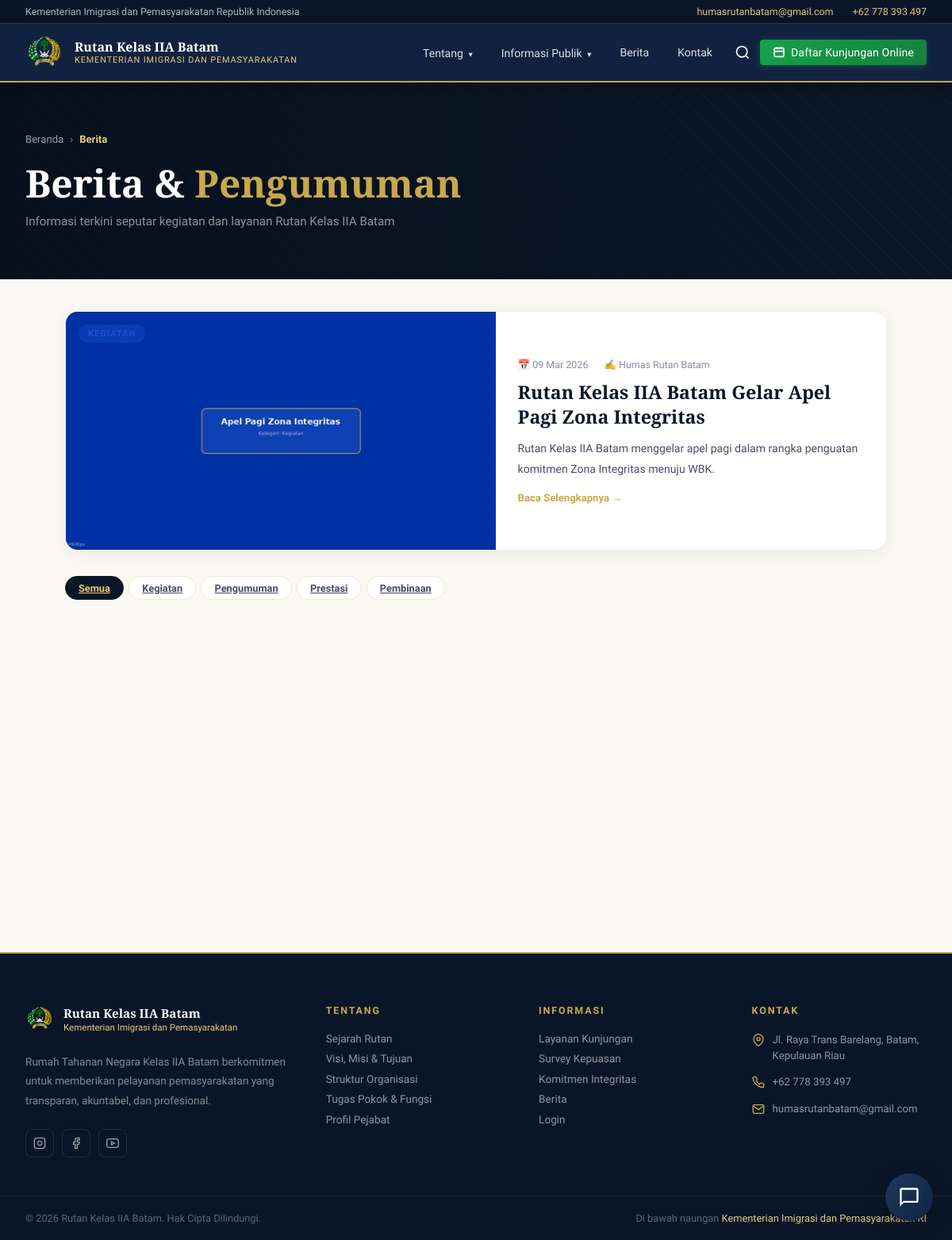
Screenshot of /pages/berita.php with the database file from the repository.
### tables this page shows
CREATE TABLE `berita` (
  `id`          INT AUTO_INCREMENT PRIMARY KEY,
  `judul`       VARCHAR(300) NOT NULL,
  `slug`        VARCHAR(320) NOT NULL UNIQUE,   
  `ringkasan`   TEXT,
  `isi`         LONGTEXT NOT NULL,
  `gambar`      VARCHAR(255),                   
  `kategori`    ENUM('kegiatan','pengumuman','prestasi','pembinaan') NOT NULL,
  `status`      ENUM('publish','draft') DEFAULT 'draft',
  `penulis`     VARCHAR(100) DEFAULT 'Humas Rutan Batam',
  `views`       INT DEFAULT 0,
  `tanggal`     DATE,
  `created_at`  TIMESTAMP DEFAULT CURRENT_TIMESTAMP,
  `updated_at`  TIMESTAMP DEFAULT CURRENT_TIMESTAMP ON UPDATE CURRENT_TIMESTAMP
);

### pages/berita.php (the view, shortened to what this page needs)
<?php
$db = getDB();
$kat    = $_GET['kategori'] ?? '';
$page   = max(1, (int)($_GET['page'] ?? 1));
$limit  = 6;
$offset = ($page - 1) * $limit;
$sql    = "SELECT * FROM berita WHERE status = 'publish'";
$params = [];
$sql .= " ORDER BY tanggal DESC LIMIT ? OFFSET ?";
$params[] = $limit; $params[] = $offset;
$stmt = $db->prepare($sql); $stmt->execute($params);
$beritaList = $stmt->fetchAll();
$featured = $db->query("SELECT * FROM berita WHERE status='publish' ORDER BY tanggal DESC LIMIT 1")->fetch();
function gambarBerita($gambar, $fallback='berita-1.jpg') {
    if (!$gambar) return BASE_URL . '/images/' . $fallback;
    $path = __DIR__ . '/../backend/uploads/berita/' . $gambar;
    return file_exists($path) ? BASE_URL . '/backend/uploads/berita/' . htmlspecialchars($gambar) : BASE_URL . '/images/' . htmlspecialchars($gambar);
}
function tgl($d) { return $d ? date('d M Y', strtotime($d)) : '-'; }
include __DIR__ . '/../header.php';
?>
<div class="page-header">
  <div class="page-header-overlay"></div>
  <div class="page-header-inner">
    <div class="breadcrumb">
      <a href="<?= BASE_URL ?>/index.php">Beranda</a>
      <span>›</span>
      <span class="breadcrumb-active">Berita</span>
    </div>
    <h1 class="berita-header-title">Berita &amp; <span>Pengumuman</span></h1>
    <p class="berita-header-sub">Informasi terkini seputar kegiatan dan layanan Rutan Kelas IIA Batam</p>
  </div>
</div>
<main class="berita-main">
  <div class="berita-container">
    <?php if ($featured && !$kat && $page == 1): ?>
    <a href="<?= BASE_URL ?>/detail-berita?slug=<?= urlencode($featured['slug']) ?>" class="berita-featured">
      <div class="featured-img-wrap">
        <img src="<?= gambarBerita($featured['gambar']) ?>" alt="<?= htmlspecialchars($featured['judul']) ?>"
          onerror="this.parentElement.classList.add('img-fallback')"/>
        <span class="featured-kat cat-<?= $featured['kategori'] ?>"><?= ucfirst($featured['kategori']) ?></span>
      </div>
      <div class="featured-body">
        <div class="featured-meta">
          <span>📅 <?= tgl($featured['tanggal']) ?></span>
          <span>✍️ <?= htmlspecialchars($featured['penulis'] ?? 'Humas Rutan Batam') ?></span>
        </div>
        <h2 class="featured-judul"><?= htmlspecialchars($featured['judul']) ?></h2>
        <p class="featured-ringkasan"><?= htmlspecialchars($featured['ringkasan'] ?? '') ?></p>
        <span class="featured-more">Baca Selengkapnya →</span>
      </div>
    </a>
    <?php endif; ?>
    <div class="berita-right">
      <div class="berita-toolbar">
        <div class="kat-filter" id="katFilter">
          <a href="berita.php" class="kat-btn <?= !$kat ? 'active' : '' ?>">Semua</a>
          <a href="berita.php?kategori=kegiatan"   class="kat-btn <?= $kat==='kegiatan'   ? 'active' : '' ?>">Kegiatan</a>
          <a href="berita.php?kategori=pengumuman" class="kat-btn <?= $kat==='pengumuman' ? 'active' : '' ?>">Pengumuman</a>
          <a href="berita.php?kategori=prestasi"   class="kat-btn <?= $kat==='prestasi'   ? 'active' : '' ?>">Prestasi</a>
          <a href="berita.php?kategori=pembinaan"  class="kat-btn <?= $kat==='pembinaan'  ? 'active' : '' ?>">Pembinaan</a>
        </div>
      </div>
      <?php if (empty($beritaList)): ?>
      <div class="berita-kosong" id="beritaKosong">
        <div>📭</div>
        <p>Belum ada berita untuk kategori ini.</p>
      </div>
      <?php else: ?>
      <div class="berita-grid" id="beritaGrid">
      </div>
      <?php endif; ?>
    </div>
  </div>
</main>
<?php include __DIR__ . '/../backend/includes/footer.php'; ?>

### css/style.css (style rules this page uses)
:root { --navy: #0a1628; --navy-mid: #112240; --navy-light: #1a3a5c; --gold: #c9a84c; --gold-light: #e8c97a; --gold-pale: #f5e9c8; --cream: #faf8f3; --white: #ffffff; --text-dark: #1a1a2e; --text-mid: #4a4a6a; --text-light: #8888aa; --border: rgba(201, 168, 76, 0.25); }
* { margin: 0; padding: 0; box-sizing: border-box; }
html { scroll-behavior: smooth; }
body { font-family: 'Source Sans 3', sans-serif; background: var(--cream); color: var(--text-dark); overflow-x: hidden; }
.berita-grid { display: grid; grid-template-columns: repeat(3, 1fr); gap: 1.75rem; }

### css/berita.css (style rules this page uses)
.berita-header-title { font-family: 'Playfair Display', serif; font-size: clamp(2rem, 5vw, 3rem); font-weight: 900; color: var(--white); margin: 0.5rem 0 0.75rem; line-height: 1.15; }
.berita-header-title span { color: var(--gold); }
.berita-header-sub { font-size: 0.95rem; color: rgba(255,255,255,0.55); margin: 0; }
.berita-main { background: var(--cream); min-height: 60vh; padding: 2.5rem 0 4rem; }
.berita-container { max-width: 1100px; margin: 0 auto; padding: 0 2rem; display: flex; flex-direction: column; gap: 2rem; }
.berita-featured { display: grid; grid-template-columns: 1.1fr 1fr; background: var(--white); border-radius: 16px; overflow: hidden; border: 1px solid rgba(0,0,0,0.07); text-decoration: none; transition: box-shadow 0.3s, transform 0.3s; box-shadow: 0 4px 20px rgba(0,0,0,0.06); }
.featured-img-wrap { position: relative; overflow: hidden; min-height: 300px; background: var(--navy-light); }
.featured-img-wrap img { width: 100%; height: 100%; object-fit: cover; object-position: center; display: block; transition: transform 0.5s ease; }
.featured-kat { position: absolute; top: 1rem; left: 1rem; font-size: 0.7rem; font-weight: 700; padding: 0.3rem 0.75rem; border-radius: 999px; text-transform: uppercase; letter-spacing: 0.08em; }
.featured-body { padding: 2rem 2rem 2rem 1.75rem; display: flex; flex-direction: column; justify-content: center; gap: 0.75rem; }
.featured-meta { display: flex; gap: 1.25rem; flex-wrap: wrap; font-size: 0.78rem; color: var(--text-light); }
.featured-judul { font-family: 'Playfair Display', serif; font-size: clamp(1.1rem, 2vw, 1.45rem); font-weight: 800; color: var(--navy); line-height: 1.35; margin: 0; }
.featured-ringkasan { font-size: 0.88rem; color: var(--text-mid); line-height: 1.8; margin: 0; display: -webkit-box; -webkit-line-clamp: 4; -webkit-box-orient: vertical; overflow: hidden; }
.featured-more { font-size: 0.82rem; font-weight: 700; color: var(--gold); margin-top: 0.25rem; }
.berita-right { display: flex; flex-direction: column; gap: 1.5rem; }
.berita-toolbar { display: flex; align-items: center; justify-content: space-between; flex-wrap: wrap; gap: 0.75rem; }
.kat-filter { display: flex; gap: 0.4rem; flex-wrap: wrap; }
.kat-btn { padding: 0.4rem 1rem; border-radius: 999px; border: 1.5px solid var(--border); background: var(--white); color: var(--text-mid); font-size: 0.8rem; font-weight: 700; cursor: pointer; transition: all 0.2s; font-family: 'Source Sans 3', sans-serif; }
.kat-btn.active { background: var(--navy); border-color: var(--navy); color: var(--gold-light); }
.berita-grid { display: grid; grid-template-columns: repeat(3, 1fr); gap: 1.25rem; }
.cat-kegiatan { background: rgba(59,130,246,0.15); color: #1d4ed8; }

### css/sejarah.css (style rules this page uses)
.page-header { background: var(--navy); padding: 4rem 2rem; position: relative; overflow: hidden; background-image: repeating-linear-gradient( 45deg, rgba(201,168,76,0.03) 0, rgba(201,168,76,0.03) 1px, transparent 0, transparent 50% ); background-size: 30px 30px; }
.page-header-overlay { position: absolute; inset: 0; background: linear-gradient(to right, rgba(0,0,0,0.3), transparent); }
.page-header-inner { max-width: 1200px; margin: 0 auto; position: relative; z-index: 1; }
.breadcrumb { display: flex; align-items: center; gap: 8px; font-size: 0.82rem; color: rgba(255,255,255,0.5); margin-bottom: 1.25rem; }
.breadcrumb a { color: rgba(255,255,255,0.6); text-decoration: none; transition: color 0.2s; }
.breadcrumb-active { color: var(--gold-light); font-weight: 600; }

### rows the page displays
berita: kategori "KEGIATAN", tanggal "09 Mar 2026", penulis "Humas Rutan Batam", judul "Rutan Kelas IIA Batam Gelar Apel Pagi Zona Integritas", ringkasan "Rutan Kelas IIA Batam menggelar apel pagi dalam rangka penguatan komitmen Zona Integritas menuju WBK."
